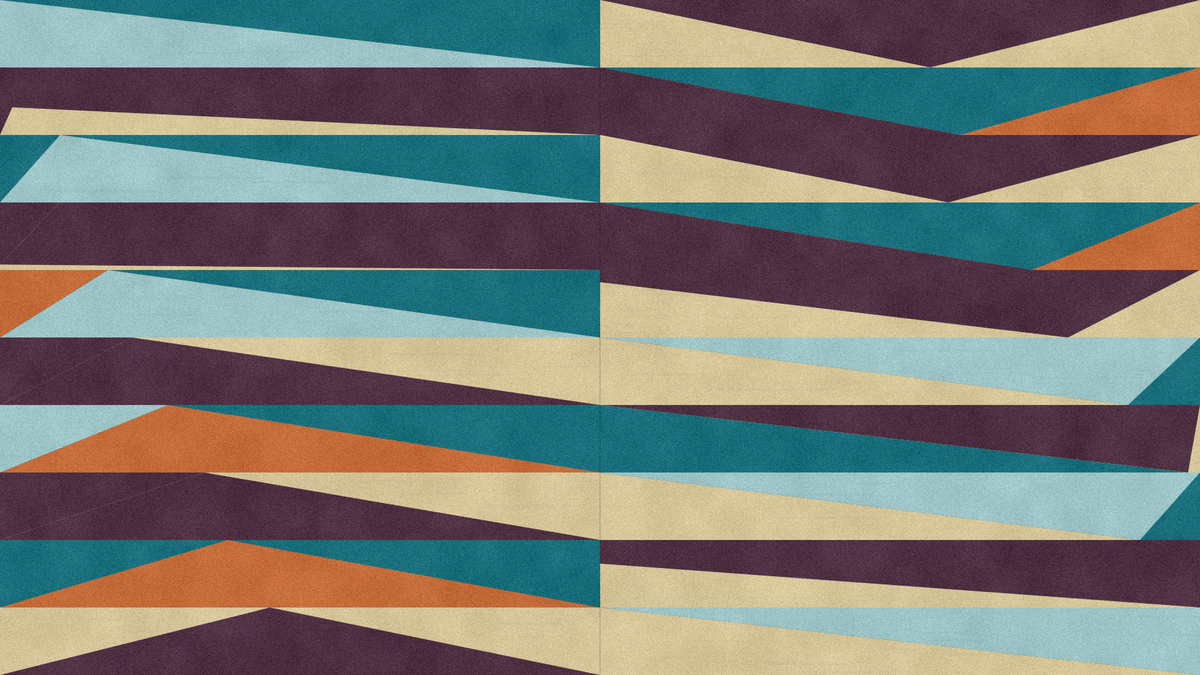
Frame 1 (no input)
Frame 2 (the mouse pressed at the canvas centre, redrawn once): identical to frame 1, image omitted

The p5.js sketch that drew this single still picture (run headless with seeded random() and noise() and a simulated clock; the mouse was pressed at the canvas centre and the sketch redrawn once):

// p5.js sketch
// ── sketch.js
function setup() {
  createCanvas(1920, 1080);
  pixelDensity(1);
  noLoop();
}

function draw() {
  randomSeed(12);
  background("#e5d6dd");

  const W = width;
  const H = height;
  const cw = W / 2;
  const rh = H / 10;

  const red = "#1C717E";
  const deepRed = "#513244";
  const darkRed = "#513244";
  const orange = "#C76E3C";
  const yellow = "#9fc6c8";
  const brown = "#d7c79a";
  const clay = "#d7c79a";

  function poly(col, pts) {
    fill(col);
    noStroke();
    beginShape();
    for (const p of pts) vertex(p[0], p[1]);
    endShape(CLOSE);
  }

  function cell(c, r, bg, layers) {
    const x = c * cw;
    const y = r * rh;

    poly(bg, [
      [x, y],
      [x + cw, y],
      [x + cw, y + rh],
      [x, y + rh]
    ]);

    for (const layer of layers) {
      poly(
        layer[0],
        layer[1].map(p => [x + p[0] * cw, y + p[1] * rh])
      );
    }
  }

  cell(0, 0, red, [
    [yellow, [[0, 0], [0, 1], [1, 1]]]
  ]);

  cell(1, 0, brown, [
    [deepRed, [[0, 0], [1, 0], [0.55, 1]]],
    [clay, [[0, 0], [0.55, 1], [0, 1]]]
  ]);

  cell(0, 1, brown, [
    [deepRed, [[0.05, 0], [1, 0], [1, 1], [0, 0.58]]],
    [darkRed, [[0, 0], [0.05, 0], [0, 1]]]
  ]);

  cell(1, 1, orange, [
    [red, [[0, 0], [1, 0], [0.6, 1]]],
    [deepRed, [[0, 0], [0.6, 1], [0, 1]]]
  ]);

  cell(0, 2, red, [
    [yellow, [[0.1, 0], [1, 1], [0, 1]]]
  ]);

  cell(1, 2, brown, [
    [deepRed, [[0, 0], [1, 0], [0.58, 1]]],
    [clay, [[0, 0], [0.58, 1], [0, 1]]]
  ]);

  cell(0, 3, brown, [
    [deepRed, [[0.1, 0], [1, 0], [1, 1], [0, 0.92]]],
    [darkRed, [[0, 0], [0.1, 0], [0, 0.92]]]
  ]);

  cell(1, 3, orange, [
    [red, [[0, 0], [1, 0], [0.72, 1]]],
    [deepRed, [[0, 0], [0.72, 1], [0, 1]]]
  ]);

  cell(0, 4, red, [
    [yellow, [[0.18, 0], [1, 1], [0, 1]]],
    [orange, [[0, 1], [0.18, 0], [0, 0]]]
  ]);

  cell(1, 4, brown, [
    [deepRed, [[0, 0], [1, 0], [0.78, 1], [0, 0.18]]]
  ]);

  cell(0, 5, brown, [
    [deepRed, [[0.22, 0], [1, 1], [0, 1]]],
    [deepRed, [[0, 0], [0.22, 0], [0, 1]]]
  ]);

  cell(1, 5, red, [
    [yellow, [[0, 0], [1, 0], [0.88, 1]]],
    [brown, [[0, 0], [0.88, 1], [0, 1]]]
  ]);

  cell(0, 6, red, [
    [orange, [[0.28, 0], [1, 1], [0, 1]]],
    [yellow, [[0, 1], [0.28, 0], [0, 0]]]
  ]);

  cell(1, 6, brown, [
    [deepRed, [[0, 0], [1, 0], [0.98, 1]]],
    [red, [[0, 0], [0.98, 1], [0, 1]]]
  ]);

  cell(0, 7, brown, [
    [deepRed, [[0.34, 0], [1, 1], [0, 1]]],
    [deepRed, [[0, 0], [0.34, 0], [0, 1]]]
  ]);

  cell(1, 7, red, [
    [yellow, [[0, 0], [1, 0], [0.9, 1]]],
    [brown, [[0, 0], [0.9, 1], [0, 1]]]
  ]);

  cell(0, 8, red, [
    [orange, [[0.38, 0], [1, 1], [0, 1]]]
  ]);

  cell(1, 8, brown, [
    [darkRed, [[0, 0], [1, 0], [1, 1], [0, 0.35]]]
  ]);

  cell(0, 9, brown, [
    [deepRed, [[0.45, 0], [1, 1], [0, 1]]]
  ]);

  cell(1, 9, red, [
    [yellow, [[0, 0], [1, 0], [1, 1]]],
    [brown, [[0, 0], [1, 1], [0, 1]]]
  ]);

  stroke(0, 35);
  strokeWeight(2);
  line(cw, 0, cw, H);

  addPrintTexture();
}

function addPrintTexture() {
  loadPixels();

  for (let y = 0; y < height; y++) {
    for (let x = 0; x < width; x++) {
      const i = 4 * (x + y * width);
      const n = noise(x * 0.018, y * 0.018);
      const grain = random(-18, 14) + map(n, 0, 1, -10, 10);

      pixels[i] = constrain(pixels[i] + grain, 0, 255);
      pixels[i + 1] = constrain(pixels[i + 1] + grain, 0, 255);
      pixels[i + 2] = constrain(pixels[i + 2] + grain, 0, 255);
    }
  }

  updatePixels();

  noStroke();

  for (let i = 0; i < 32000; i++) {
    fill(255, random(5, 18));
    circle(random(width), random(height), random(0.4, 1.6));
  }

  for (let i = 0; i < 18000; i++) {
    fill(0, random(3, 10));
    circle(random(width), random(height), random(0.35, 1.1));
  }

  blendMode(MULTIPLY);
  for (let i = 0; i < 420; i++) {
    fill(46, 42, 72, random(2, 7));
    rect(random(width), random(height), random(30, 180), random(1, 4));
  }
  blendMode(BLEND);
}
